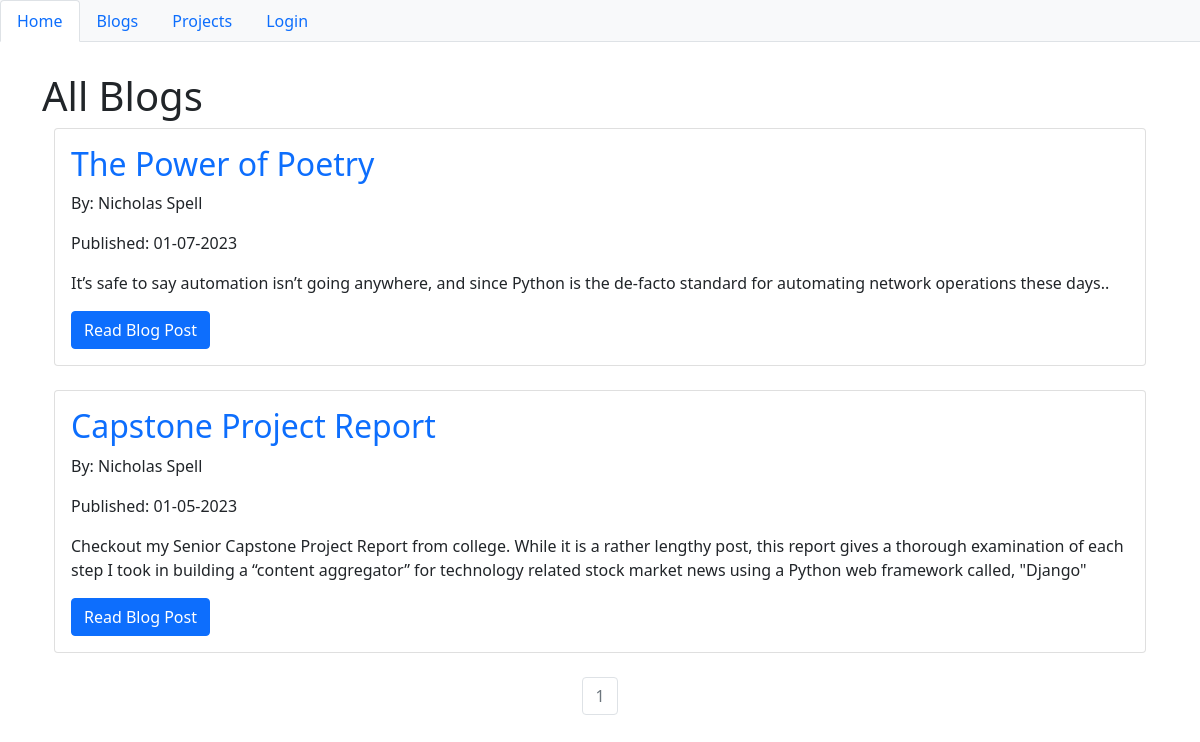
Screenshot of /blogs with the database file from the repository.
### app.py (models this page shows, shortened)
class BlogPost(db.Model):
    users = db.relationship(User)
    id = db.Column(db.Integer,primary_key=True)
    user_id = db.Column(db.Integer,db.ForeignKey('users.id'),nullable=False)
    title = db.Column(db.String(140),nullable=False)
    date = db.Column(db.DateTime,nullable=False,default=datetime.utcnow)
    description = db.Column(db.Text,nullable=True)
    file = db.Column(db.String(20), nullable=False)

### app.py (the view)
@app.route('/blogs')
def blogs():
    page = request.args.get('page', 1, type=int)
    blog_posts = BlogPost.query.order_by(BlogPost.date.desc()).paginate(page=page, per_page=10)
    return render_template('blogs.html',blog_posts=blog_posts)

### templates/blogs.html (shortened to what this page needs)
{% extends "base.html" %}
{% block content %}
{% set active_page = "blogs" %}
  <div class="jumbotron">
    <h1>All Blogs</h1>
  </div>
  <div class="container">
    {% for post in blog_posts.items %}
    <div class="card" >
      <div class="card-body">
        <h2><a class="card-title text-decoration-none" href="../static/{{post.file}}">{{post.title}}</a></h2>
        <p>By: Nicholas Spell</p>
        <p>Published: {{ post.date.strftime('%m-%d-%Y') }}</p>
        <p>{{ post.description }}</p>
        <a href="../static/{{post.file}}" class="btn btn-primary">Read Blog Post</a>
      </div>
    </div>
    <br>
   {% endfor %}
   <nav aria-label="Page navigation example">
     <ul class="pagination justify-content-center">
       {% for page_num in blog_posts.iter_pages(left_edge=1, right_edge=1, left_current=1, right_current=2) %}
          {% if blog_posts.page == page_num %}
          <li class="page-item disabled">
            <a class="page-link" href="{{ url_for('index', page=page_num) }}">{{ page_num }}</a></li>
          {% else %}
            <li class="page-item"><a class="page-link" href="{{ url_for('index', page=page_num) }}">{{ page_num }}</a></li>
          {% endif %}
      {% endfor %}
    </nav>
{% endblock %}

### templates/base.html (shortened to what this page needs)
<!DOCTYPE html>
<html lang="en">
<head>
    <link href="https://cdn.jsdelivr.net/npm/bootstrap@5.0.0-beta2/dist/css/bootstrap.min.css" rel="stylesheet">
  </head>
  <body>
    <nav class ="justify-content-between">
    <ul class='nav fixed-top nav-light bg-light nav-tabs'>
      <li class='nav-link active'>
        <a class="text-decoration-none" href="{{url_for('index')}}">Home</a>
      </li>
      <li class='nav-link'>
        <a class="text-decoration-none" href="{{url_for('blogs')}}">Blogs</a>
      </li>
      <li class='nav-link'>
        <a class="text-decoration-none" href="{{url_for('projects')}}">Projects</a>
      </li>
      {% if current_user.is_authenticated %}
      <li class='nav-link'>
        <a class="text-decoration-none" href="{{url_for('create_blog')}}">Create Blog</a>
      </li>
      <li class='nav-link'>
        <a class="text-decoration-none" href="{{url_for('logout')}}">Logout</a>
      </li>
      {% else %}
      <li class='nav-link justify-content-end'>
        <a class="text-decoration-none" href="{{url_for('login')}}">Login</a>
      </li>
    </ul>
      {% endif %}
  </nav>
    <br>
    <br>
    <br>
<div class="container">
  {% block content %}
  {% endblock %}
</div>
  </body>
</html>

### rows the page displays
BlogPost: title "The Power of Poetry", date "01-07-2023", description "It’s safe to say automation isn’t going anywhere, and since Python is the de-facto standard for automating network operations these days.."
BlogPost: title "Capstone Project Report", date "01-05-2023", description "Checkout my Senior Capstone Project Report from college. While it is a rather lengthy post, this report gives a thorough examination of each step I took in building a “content aggregator” for technology related stock market news using a Python web framework called, \"Django\""

### other values shown
{{ page_num }} "1"
